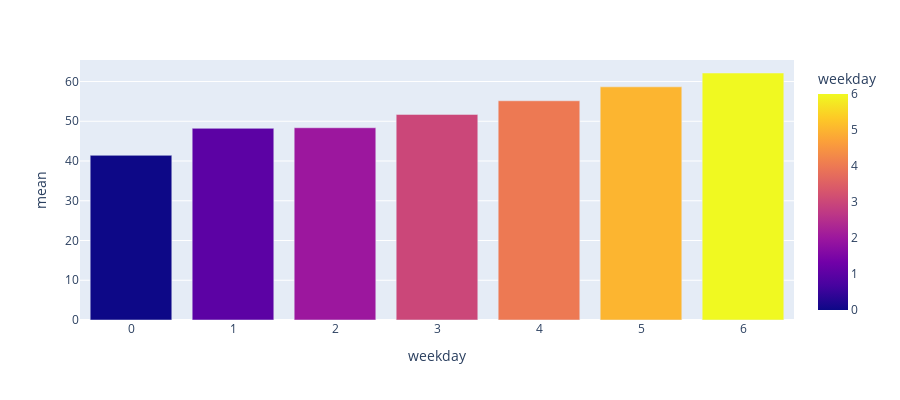

This figure's notebook cell:
### Markdown cell above
## Verifing the correlation between weekendays and sales

### Code cell
print(train_set['weekday'].max())
print(train_set['weekday'].min())
bar_df = {"weekday" : [], 
          "mean": []}
for value in range(train_set['weekday'].min(),train_set['weekday'].max() + 1):
    bar_df[f"weekday"].append(value)
    bar_df[f"mean"].append(train_set[(train_set['weekday'] == value)]['sales'].mean()) 

fig = px.bar(bar_df, x='weekday', y='mean', color='weekday',
             labels={'Mean value per weekday'}, height=400)
fig.show()

### Figure 1 — Plotly figure (JSON) as saved in the notebook; plotly's stock layout.template omitted (floating-point values rounded to 4 significant figures)
{"data": [{"alignmentgroup": "True", "hovertemplate": "weekday=%{marker.color}<br>mean=%{y}<extra></extra>", "legendgroup": "", "marker": {"color": [0, 1, 2, 3, 4, 5, 6], "coloraxis": "coloraxis"}, "name": "", "offsetgroup": "", "orientation": "v", "showlegend": false, "textposition": "auto", "type": "bar", "x": [0, 1, 2, 3, 4, 5, 6], "xaxis": "x", "y": [41.43, 48.23, 48.37, 51.72, 55.16, 58.66, 62.14], "yaxis": "y"}], "layout": {"barmode": "relative", "coloraxis": {"colorbar": {"title": {"text": "weekday"}}, "colorscale": [[0, "#0d0887"], [0.1111, "#46039f"], [0.2222, "#7201a8"], [0.3333, "#9c179e"], [0.4444, "#bd3786"], [0.5556, "#d8576b"], [0.6667, "#ed7953"], [0.7778, "#fb9f3a"], [0.8889, "#fdca26"], [1, "#f0f921"]]}, "height": 400, "legend": {"tracegroupgap": 0}, "margin": {"t": 60}, "xaxis": {"anchor": "y", "domain": [0, 1], "title": {"text": "weekday"}}, "yaxis": {"anchor": "x", "domain": [0, 1], "title": {"text": "mean"}}}}
